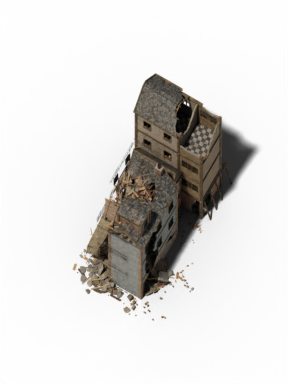
#> input picture asset/environment/hex_tiles_v8/kbldg_003001_resid_a_d2_rot60.png, 288 x 384 px, given in place of farmhouse_intact_cutout.png, which was not available
$ python build_farm_modular_kit.py --source-dir ../../asset/environment/hex_tiles_v8 --out-dir out
#> lines starting #> are read from the running program, lines starting #| are printed output that depends on the picture; after the words box and inside, x2 and y2 are one past the last pixel; in counts of white or black regions, pixels touching at a corner belong together; pictures that were not available may be replaced by others from this repository, and a replacement may not be noted
#> in build_assets, source is the input picture: PIL image 288x384 RGBA; mean R, G, B, A 15.9, 14.2, 12, 49.7
#!/usr/bin/env python3
"""Normalize generated farm cutouts into a deterministic modular art kit."""

from __future__ import annotations

import argparse
import json
import math
from pathlib import Path

from PIL import Image, ImageDraw, ImageEnhance, ImageFilter, ImageFont


ASSET_GROUPS = {
    "buildings": {
        "colors": 96,
        "members": {
            "farmhouse_intact": "farmhouse_intact_cutout.png",
            "farmhouse_damaged": "farmhouse_damaged_cutout.png",
            "barn_intact": "barn_intact_cutout.png",
            "barn_damaged": "barn_damaged_cutout.png",
        },
        "targets": {
            "farmhouse_intact": ((288, 224), (260, 194)),
            "farmhouse_damaged": ((288, 224), (260, 194)),
            "barn_intact": ((248, 200), (224, 174)),
            "barn_damaged": ((248, 200), (224, 174)),
        },
    },
    "trees": {
        "colors": 64,
        "members": {
            "tree_apple_a": "tree_apple_a_cutout.png",
            "tree_pear_b": "tree_pear_b_cutout.png",
        },
        "targets": {
            "tree_apple_a": ((128, 184), (114, 166)),
            "tree_pear_b": ((128, 184), (114, 166)),
        },
    },
    "residue": {
        "colors": 64,
        "members": {
            "crater_heavy": "crater_heavy_cutout.png",
            "wreck_scout": "wreck_scout_cutout.png",
        },
        "targets": {
            "crater_heavy": ((128, 96), (114, 72)),
            "wreck_scout": ((136, 104), (122, 82)),
        },
    },
}


def parse_args() -> argparse.Namespace:
    parser = argparse.ArgumentParser()
    parser.add_argument("--source-dir", type=Path, required=True)
    parser.add_argument("--out-dir", type=Path, required=True)
    return parser.parse_args()


def alpha_bbox(image: Image.Image, threshold: int = 8) -> tuple[int, int, int, int]:
#> called with threshold = 8
    alpha = image.getchannel("A")
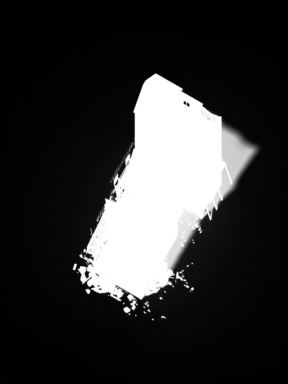
#> alpha: PIL image 288x384 L; min 0, max 255, mean 49.7
    mask = alpha.point(lambda value: 255 if value > threshold else 0)
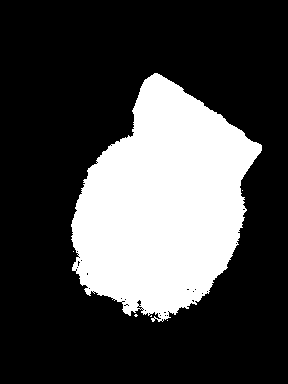
#> mask: PIL image 288x384 L; 27.4% white; 6 white regions (5 under 20 px), largest, box (x1, y1, x2, y2) and area: (71, 73, 262, 322) 30243
    bbox = mask.getbbox()
#> bbox = (71, 73, 262, 322)
    if bbox is None:
        raise ValueError("image has no visible alpha coverage")
    return bbox


def crop_alpha(image: Image.Image, padding: int = 3) -> Image.Image:
    left, top, right, bottom = alpha_bbox(image)
#> left = 71; top = 73; right = 262; bottom = 322
    left = max(0, left - padding)
#> left = 68
    top = max(0, top - padding)
#> top = 70
    right = min(image.width, right + padding)
#> right = 265
    bottom = min(image.height, bottom + padding)
#> bottom = 325
    return image.crop((left, top, right, bottom))
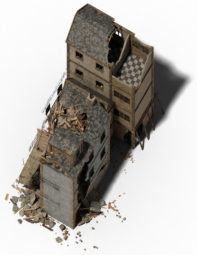
#> returned value: PIL image 197x255 RGBA; mean R, G, B, A 34.9, 31.1, 26.3, 106.8; transparent parts drawn white


# [88 lines left out: functions palette_from_images, quantize_rgba, place_on_canvas, alpha_metrics, not called in this run]


def build_assets(source_dir: Path, out_dir: Path) -> dict[str, object]:
    assets_dir = out_dir / "assets"
    assets_dir.mkdir(parents=True, exist_ok=True)
    manifest: dict[str, object] = {
        "schema": "squad-tactics-generated-farm-kit-v1",
        "render_contract": {
            "camera": "orthographic oblique approximately 35 degrees",
            "light": "upper-left",
            "origin": "bottom-center",
            "palette": "shared within material family; no dithering",
            "runtime_shadow": "derived from body alpha; not baked into asset",
        },
        "assets": {},
        "damage_chains": {
            "farmhouse": ["farmhouse_intact", "farmhouse_damaged"],
            "barn": ["barn_intact", "barn_damaged"],
        },
    }

    for group_name, group in ASSET_GROUPS.items():
        cropped: dict[str, Image.Image] = {}
        for asset_id, filename in group["members"].items():
#> (the run stopped early here; a loop or call above may not have finished)

$ run again, on asset/environment/hex_tiles_v8/kbldg_003002_hideout_a_d1_rot240.png
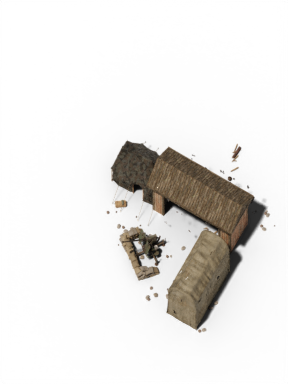
#> input picture asset/environment/hex_tiles_v8/kbldg_003002_hideout_a_d1_rot240.png, 288 x 384 px, given in place of farmhouse_intact_cutout.png, which was not available
#> in build_assets, source is the input picture: PIL image 288x384 RGBA; mean R, G, B, A 12.9, 11.1, 8.7, 33.7
#> in alpha_bbox, `mask = alpha.point(lambda value: 255 if value > threshold else 0)`:
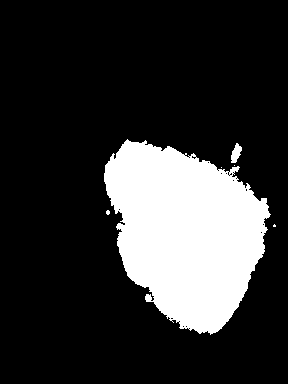
#> mask: PIL image 288x384 L; 19.8% white; 6 white regions (4 under 20 px), largest, box (x1, y1, x2, y2) and area: (104, 139, 271, 335) 21775, (231, 143, 242, 163) 135
#> bbox = (104, 139, 276, 335)
#> in crop_alpha, `left, top, right, bottom = alpha_bbox(image)`: left = 104; top = 139; right = 276; bottom = 335
#> in crop_alpha, `left = max(0, left - padding)`: left = 101
#> in crop_alpha, `top = max(0, top - padding)`: top = 136
#> in crop_alpha, `right = min(image.width, right + padding)`: right = 279
#> in crop_alpha, `bottom = min(image.height, bottom + padding)`: bottom = 338
#> in crop_alpha, `return image.crop((left, top, right, bottom))`:
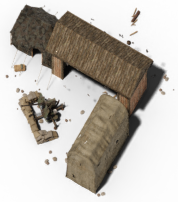
#> returned value: PIL image 178x202 RGBA; mean R, G, B, A 39.6, 34, 26.6, 101.7; transparent parts drawn white
